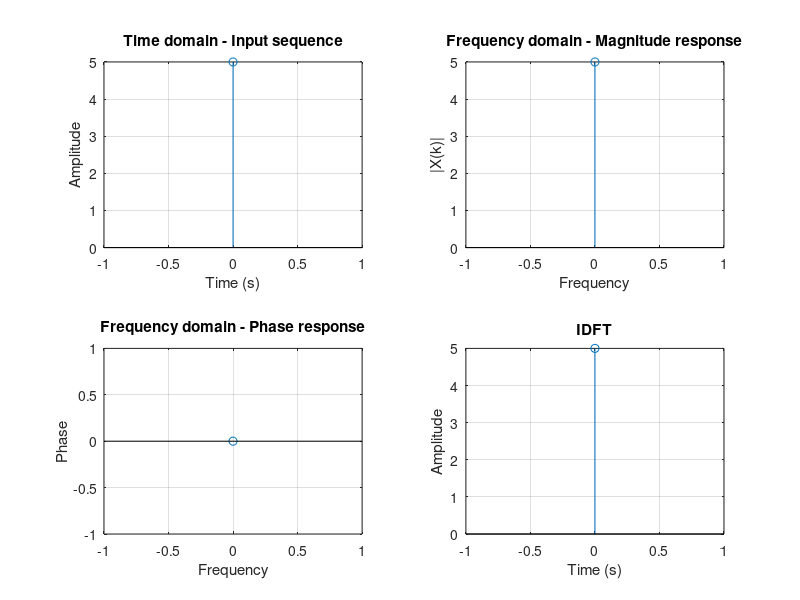

MATLAB code for this plot:
% WAP to N point DFT of user input sequence without using inbuit function
% and plot it's phase and magnitude spectrum
% compute IDFT of the result obtained in part a

clc 
close all
clear all

prompt = 'Enter the sequence 1 ';
x = input(prompt);

N = length(x);
X = zeros(N,1);
for k = 0:N-1
    for n = 0:N-1
        X(k+1) = X(k+1) + x(n+1)*exp(-j*2*pi*k*n/N);
    end
end

t = 0:N-1;

subplot(221)
stem(t,x);
xlabel('Time (s)');
ylabel('Amplitude');
title('Time domain - Input sequence')
grid on

subplot(222)
stem(t,X)
xlabel('Frequency');
ylabel('|X(k)|');
title('Frequency domain - Magnitude response')
grid on

subplot(223)
stem(t,angle(X))
xlabel('Frequency');
ylabel('Phase');
title('Frequency domain - Phase response')
grid on       
dft = fft(x);  


N1 = length(X)
X1 = zeros(1,N1);
for k = 0:N1-1
    for n = 0:N1-1
        X1(k+1) = (X1(k+1) + (1/N1)*X(n+1)*exp(1j*2*pi*k*n/N1));
    end
    
end
ifft = ifft(X);

subplot(224)
stem(t,X1);
xlabel('Time (s)');
ylabel('Amplitude');
title('IDFT')

grid on